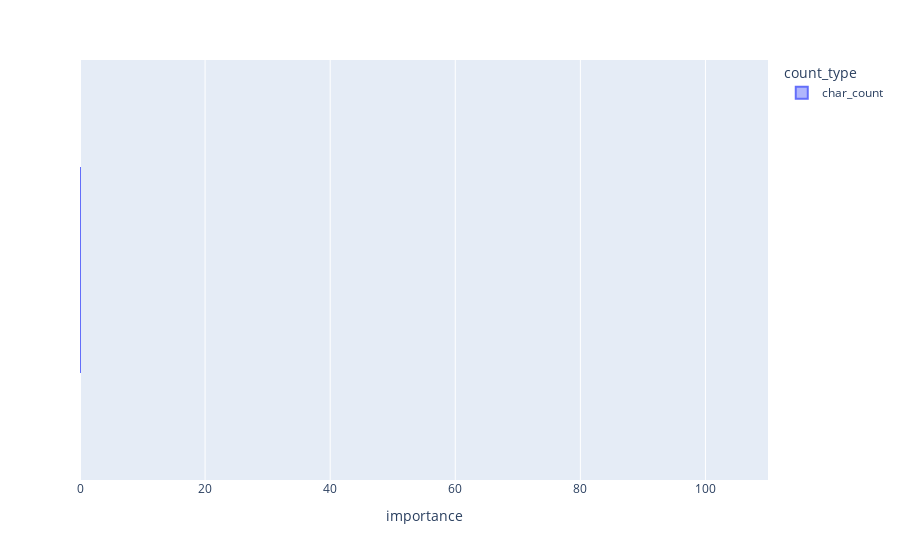

The code cell stored with this chart in its notebook:
### Code cell
px.box(
    word_features,
    x="importance",
    color="count_type",
    range_x=(df.importance.min(), df.importance.max()),
)

### Figure 1 — Plotly figure (JSON) as saved in the notebook; plotly's stock layout.template omitted (floating-point values rounded to 4 significant figures)
{"data": [{"alignmentgroup": "True", "hovertemplate": "count_type=char_count<br>importance=%{x}<extra></extra>", "legendgroup": "char_count", "marker": {"color": "#636efa"}, "name": "char_count", "notched": false, "offsetgroup": "char_count", "orientation": "h", "showlegend": true, "type": "box", "x": [0, 0, 0, 0, 0, 0, 0, 0, 0, 0, 0, 0, 0, 0, 0, 0, 0, 0, 0, 0, 0, 0, 0, 0, 0, 0, 0, 0, 0, 0, 0, 0], "x0": " ", "xaxis": "x", "y0": " ", "yaxis": "y"}], "layout": {"boxmode": "group", "legend": {"title": {"text": "count_type"}, "tracegroupgap": 0}, "margin": {"t": 60}, "xaxis": {"anchor": "y", "domain": [0, 1], "range": [0, 110], "title": {"text": "importance"}}, "yaxis": {"anchor": "x", "domain": [0, 1]}}}
